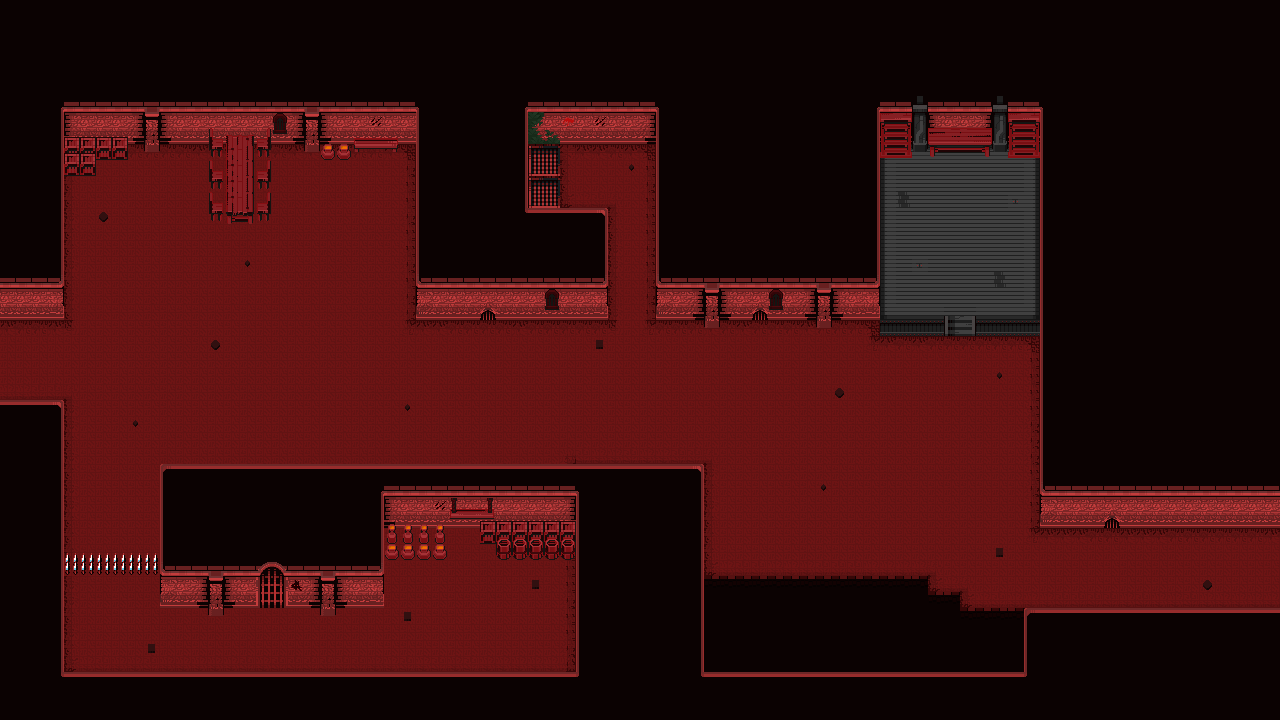

Rendered tile map (Tiled .tmx) drawn with the repository's tilesets; below, a short description and the map source with its tile grids summarised:
An orthogonal 80x45 tile map with 16x16 px tiles, 4 tile layers (Suelo, Pared, Decoracion, Decoracion1), 2 tilesets and 5 objects.

<map version="1.10" tiledversion="1.10.0" orientation="orthogonal" renderorder="right-down" width="80" height="45" tilewidth="16" tileheight="16" infinite="0" nextlayerid="7" nextobjectid="22">
 <tileset firstgid="1" name="InfernalTiles" tilewidth="16" tileheight="16" tilecount="625" columns="25">
  <image source="InfernalTiles.png" width="400" height="400" />
 </tileset>
 <tileset firstgid="626" name="InfernalProps" tilewidth="16" tileheight="16" tilecount="625" columns="25">
  <image source="InfernalProps.png" width="400" height="400" />
 </tileset>
 <layer id="2" name="Suelo" width="80" height="45">
  <properties>
   <property name="Draw" type="bool" value="true" />
   <property name="Navigation" type="bool" value="false" />
  </properties>
  <data>[3600 cells, 3600 non-empty, 24 distinct tile ids]</data>
 </layer>
 <layer id="1" name="Pared" width="80" height="45">
  <properties>
   <property name="Draw" type="bool" value="true" />
   <property name="Navigation" type="bool" value="false" />
  </properties>
  <data>[3600 cells, 2163 non-empty, 48 distinct tile ids]</data>
 </layer>
 <layer id="3" name="Decoracion" width="80" height="45">
  <properties>
   <property name="Draw" type="bool" value="true" />
   <property name="Navigation" type="bool" value="false" />
  </properties>
  <data>[3600 cells, 62 non-empty, 23 distinct tile ids]</data>
 </layer>
 <layer id="5" name="Decoracion1" width="80" height="45">
  <properties>
   <property name="Draw" type="bool" value="true" />
   <property name="Navigation" type="bool" value="false" />
  </properties>
  <data>[3600 cells, 114 non-empty, 45 distinct tile ids]</data>
 </layer>
 <objectgroup id="6" name="Colliders">
  <properties>
   <property name="Platform" type="bool" value="true" />
  </properties>
  <object id="1" x="1280" y="512">
   <polygon points="0,0 -240,0 -240,-384 -400,-384 -400,-208 -624,-208 -624,-384 -752,-384 -752,-304 -672,-304 -672,-208 -864,-208 -864,-368 -928,-368 -928,-352 -960,-352 -960,-384 -1008,-384 -1008,-304 -1072,-304 -1072,-384 -1152,-384 -1152,-352 -1184,-352 -1184,-336 -1216,-336 -1216,-208 -1280,-208 -1280,-512 0,-512" />
  </object>
  <object id="4" x="0" y="400">
   <polygon points="0,0 64,0 64,144 160,144 160,64 704,64 704,160 704,176 928,176 928,192 960,192 960,208 1280,208 1280,320 0,320" />
  </object>
  <object id="5" x="880" y="304">
   <polygon points="0,23.75 64,23.9375 64,16 0,16" />
  </object>
  <object id="7" x="976" y="304">
   <polygon points="0,23.75 64,23.9375 64,16 0,16" />
  </object>
  <object id="17" x="723" y="830" width="29" height="2" />
 </objectgroup>
</map>
